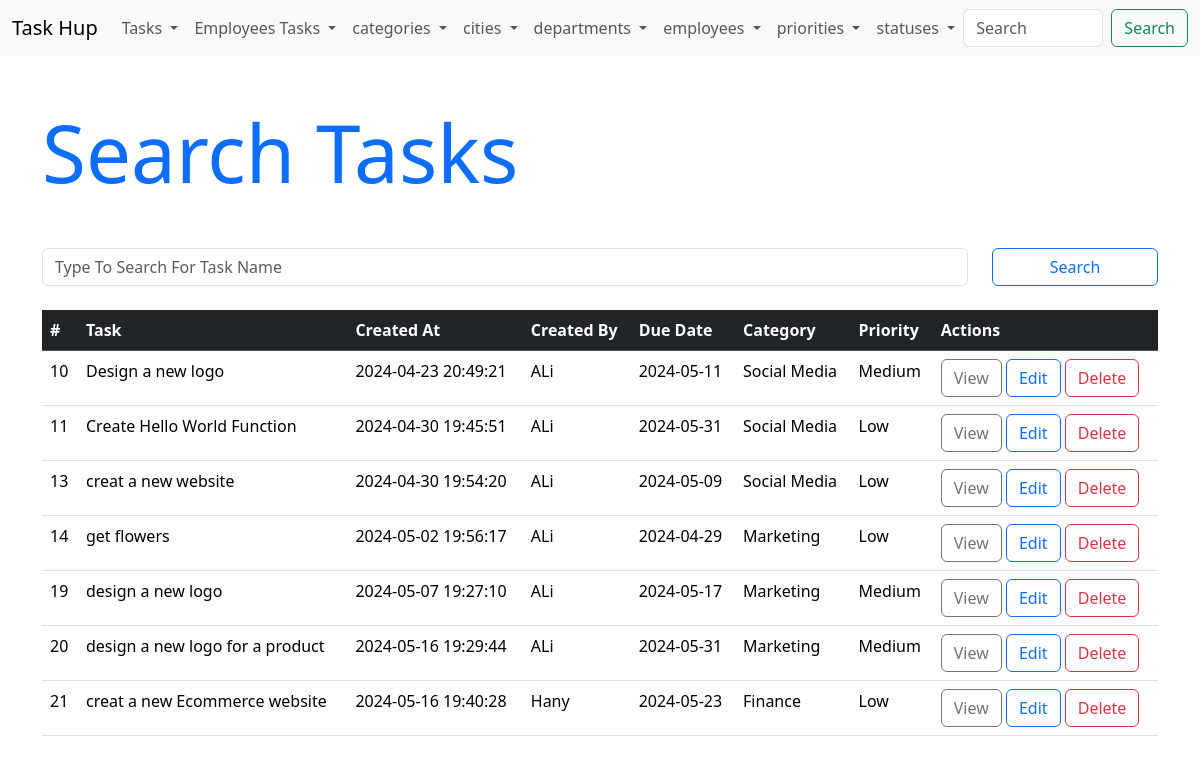
/tasks/search.php, run on the app's committed database.
### tables this page shows
CREATE TABLE `tasks` (
  `id` int(11) NOT NULL,
  `name` varchar(100) NOT NULL,
  `description` varchar(255) NOT NULL,
  `created_date` datetime NOT NULL DEFAULT current_timestamp(),
  `due_date` date NOT NULL,
  `employee_id` int(11) NOT NULL,
  `category_id` int(11) NOT NULL,
  `priority_id` int(11) NOT NULL
);

CREATE TABLE `employees` (
  `id` int(11) NOT NULL,
  `image` varchar(255) NOT NULL DEFAULT 'default.png',
  `name` varchar(100) NOT NULL,
  `phone` varchar(20) NOT NULL,
  `birth_date` date NOT NULL,
  `department_id` int(11) NOT NULL,
  `city_id` int(11) NOT NULL
);

CREATE TABLE `categories` (
  `id` int(11) NOT NULL,
  `name` varchar(50) NOT NULL
);

CREATE TABLE `priorities` (
  `id` int(11) NOT NULL,
  `name` varchar(50) NOT NULL,
  `color` char(7) NOT NULL
);

### tasks/search.php (the view, shortened to what this page needs)
<?php
if(isset($_GET["term"])){
    $term = $_GET["term"];
    $sql = "SELECT tasks.id, tasks.name AS taskname, tasks.created_date, tasks.due_date,
    employees.name AS empname, categories.name AS categoryname, priorities.name AS priorityname
    FROM tasks, employees, categories, priorities
    WHERE tasks.employee_id = employees.id
    AND tasks.category_id = categories.id
    AND tasks.priority_id = priorities.id
    AND tasks.name LIKE '%$term%'";
    $connection = mysqli_connect('localhost', 'root', '', 'task_hup');
    $data = mysqli_query($connection, $sql);
} else {
    $sql = "SELECT tasks.id, tasks.name AS taskname, tasks.created_date, tasks.due_date,
    employees.name AS empname, categories.name AS categoryname, priorities.name AS priorityname
    FROM tasks, employees, categories, priorities
    WHERE tasks.employee_id = employees.id
    AND tasks.category_id = categories.id
    AND tasks.priority_id = priorities.id";
    $connection = mysqli_connect('localhost', 'root', '', 'task_hup');
    $data = mysqli_query($connection, $sql);
}
?>
<!DOCTYPE html>
<html lang="en">
<head>
    <link rel="stylesheet" href="../css/bootstrap.min.css">
    <link rel="stylesheet" href="https://cdnjs.cloudflare.com/ajax/libs/font-awesome/6.5.1/css/all.min.css" />
    <link rel="stylesheet" href="../css/app.css">
</head>
<body>
    <?php include '../includes/menubar.php'; ?>
    <div class="container">
        <h1 class="display-1 text-primary my-5">Search Tasks</h1>
        <form action="search.php" method="get" class="row my-4">
            <div class="col-10">
                <input type="text" name="term" id="term" placeholder="Type To Search For Task Name" class="form-control" value="<?php if(isset($_GET["term"])){echo $term;} ?>">
            </div>
            <div class="col-2">
                <button type="submit" class="btn btn-outline-primary w-100">Search</button>
            </div>
        </form>
        <table class="table">
            <tr class="table-dark">
                <th>#</th>
                <th>Task</th>
                <th>Created At</th>
                <th>Created By</th>
                <th>Due Date</th>
                <th>Category</th>
                <th>Priority</th>
                <th>Actions</th>
            </tr>
            <?php while($task = mysqli_fetch_assoc($data)) {?>
            <tr>
                <td><?php echo $task["id"]; ?></td>
                <td><?php echo $task["taskname"]; ?></td>
                <td><?php echo $task["created_date"]; ?></td>
                <td><?php echo $task["empname"]; ?></td>
                <td><?php echo $task["due_date"]; ?></td>
                <td><?php echo $task["categoryname"]; ?></td>
                <td><?php echo $task["priorityname"]; ?></td>
                <td>
                    <a href="../tasks/view.php?taskid=<?php echo $task["id"]; ?>" class="btn btn-outline-secondary">View</a>
                    <a href="../tasks/edit.php?taskid=<?php echo $task["id"]; ?>" class="btn btn-outline-primary">Edit</a>
                    <a href="../tasks/delete.php?taskid=<?php echo $task["id"]; ?>" class="btn btn-outline-danger">Delete</a>
                </td>
            </tr>
            <?php } ?>
        </table>
    </div>
</body>
</html>

### data on the page
tasks: id "10", name "Design a new logo", created_date "2024-04-23 20:49:21", employee.name "ALi", due_date "2024-05-11", category.name "Social Media", priority.name "Medium"
tasks: id "11", name "Create Hello World Function", created_date "2024-04-30 19:45:51", employee.name "ALi", due_date "2024-05-31", category.name "Social Media", priority.name "Low"
tasks: id "13", name "creat a new website", created_date "2024-04-30 19:54:20", employee.name "ALi", due_date "2024-05-09", category.name "Social Media", priority.name "Low"
tasks: id "14", name "get flowers", created_date "2024-05-02 19:56:17", employee.name "ALi", due_date "2024-04-29", category.name "Marketing", priority.name "Low"
tasks: id "19", name "design a new logo", created_date "2024-05-07 19:27:10", employee.name "ALi", due_date "2024-05-17", category.name "Marketing", priority.name "Medium"
tasks: id "20", name "design a new logo for a product", created_date "2024-05-16 19:29:44", employee.name "ALi", due_date "2024-05-31", category.name "Marketing", priority.name "Medium"
tasks: id "21", name "creat a new Ecommerce website", created_date "2024-05-16 19:40:28", employee.name "Hany", due_date "2024-05-23", category.name "Finance", priority.name "Low"
